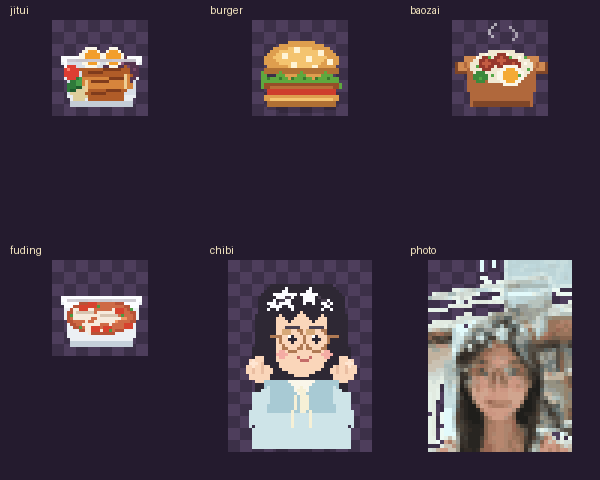

Reproduce this figure in Python.
# -*- coding: utf-8 -*-
"""把生成的素材拼到一张联系表上，方便肉眼验收。"""
import os
from PIL import Image, ImageDraw

HERE = os.path.dirname(os.path.abspath(__file__))
A = os.path.normpath(os.path.join(HERE, "..", "src", "assets"))
files = ["food_jitui.png", "food_burger.png", "food_baozai.png", "food_fuding.png",
         "mengzhi_chibi.png", "mengzhi_photo_pixel.png"]
labels = ["jitui", "burger", "baozai", "fuding", "chibi", "photo"]

CW, CH = 200, 240
sheet = Image.new("RGBA", (CW*3, CH*2), (36, 27, 46, 255))
d = ImageDraw.Draw(sheet)
for i, (f, lab) in enumerate(zip(files, labels)):
    im = Image.open(os.path.join(A, f)).convert("RGBA")
    # 棋盘底衬托透明
    bg = Image.new("RGBA", im.size, (60, 48, 72, 255))
    for y in range(0, im.height, 12):
        for x in range(0, im.width, 12):
            if (x//12 + y//12) % 2 == 0:
                d2 = ImageDraw.Draw(bg)
                d2.rectangle([x, y, x+11, y+11], fill=(78, 62, 92, 255))
    bg.alpha_composite(im)
    col, row = i % 3, i // 3
    ox, oy = col*CW + (CW-im.width)//2, row*CH + 20
    sheet.alpha_composite(bg, (ox, oy))
    d.text((col*CW + 10, row*CH + 4), lab, fill=(246, 231, 193, 255))
out = os.path.join(HERE, "preview.png")
sheet.convert("RGB").save(out)
print("saved", out, sheet.size)
